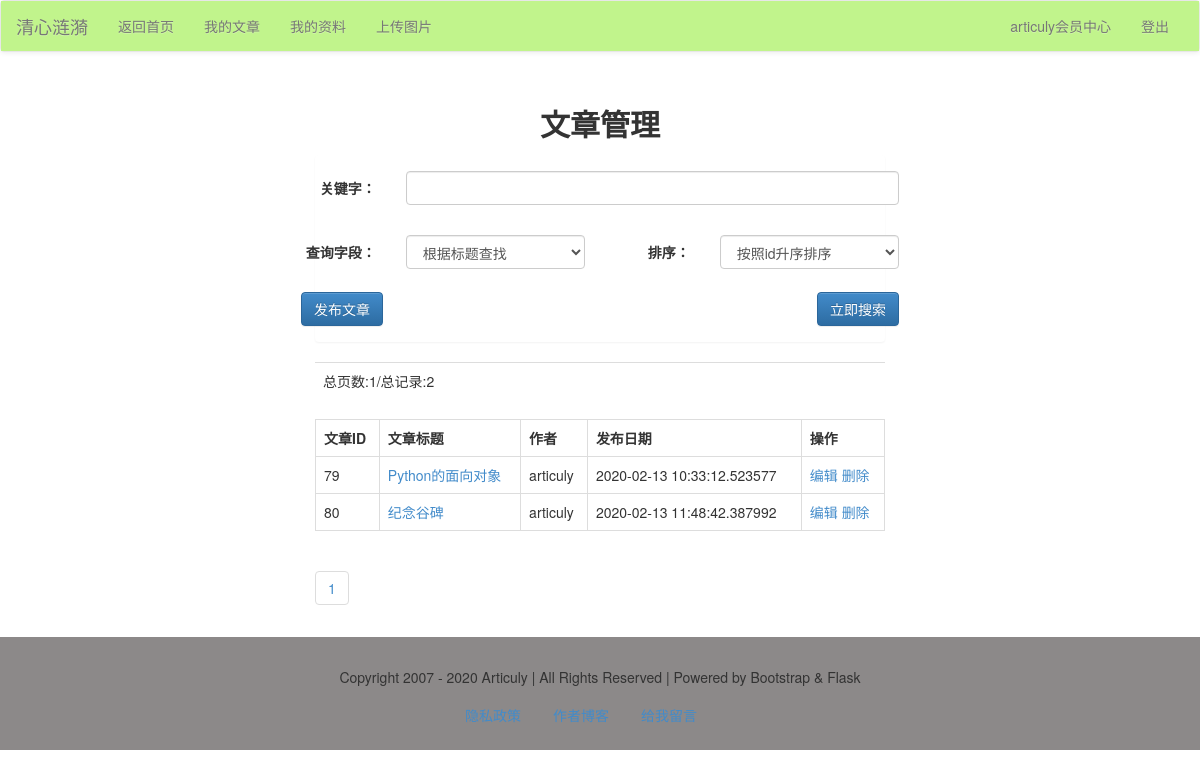
/member/article/list (signed in), run on the app's committed database.
### models.py (models this page shows)
class Article(db.Model):
    id = db.Column(db.Integer, primary_key=True)
    title = db.Column(db.String)
    intro = db.Column(db.String)
    author = db.Column(db.String)
    content = db.Column(db.Text)
    pubdate = db.Column(db.DateTime, default=datetime.now)
    cate_id = db.Column(db.Integer, db.ForeignKey('category.cate_id'))

### member/articles.py (the view)
@member_app.route("/article/list/<int:page>", methods=['get', 'post'])
@member_app.route("/article/list", defaults={"page": 1}, methods=['get', 'post'])
def article_list(page):
    if request.method == 'POST':
        q = request.form['q']
        condition = {request.form['field']: q}
        if request.form['field'] == 'title':
            condition = Article.title.like('%%%s%%' % q)
        else:
            condition = Article.content.like('%%%s%%' % q)
        if request.form['order'] == '1':
            order = Article.id.asc()
        else:
            order = Article.id.desc()
        res = Article.query.filter(Article.author == session['user']).filter(condition).order_by(order).paginate(page,
                                                                                                                 10)
    else:
        res = Article.query.filter(Article.author == session['user']).paginate(page, 10)
    articles = res.items
    pageList = res.iter_pages()
    total = res.total
    pages = res.pages
    return render_template("member/article/article_list.html", articles=articles, pageList=pageList, total=total,
                           pages=pages)

### app.py (called while the page is built)
@app.context_processor
def account():
    username = session.get('user')
    return {'username': username}

@app.context_processor
def getCateList():
    cates = Category.query.all()
    return {'cates': cates}

### libs.py (called while the page is built)
def login_required(func):
    @wraps(func)
    def decorator_nest(*args, **kwargs):
        if not 'user' in session:
            return redirect(url_for('login'))
        else:
            print(func)
            return func(*args, **kwargs)
    return decorator_nest

### member/member_app.py (called while the page is built)
@member_app.before_request
@login_required
def is_login():
    print(session['user'])

### templates/member/article/article_list.html (shortened to what this page needs)
{% extends "member/member_base.html" %}
{% block content %}
    <div class="container-fluid">
        <div class="row">
            <div class="main col-lg-6 col-lg-offset-3 col-md-8 col-md-offset-2 col-sm-10 col-sm-offset-1 col-xs-12">
                <h2 class="text-center"><b>文章管理</b></h2>
                <div class="panel">
                    <form action="" method="post" class="form-horizontal">
                        <div class="row">
                            <div class="form-group">
                                <div class="col-xs-2 text-right">
                                    <label for="q" class="control-label">关键字：</label>
                                </div>
                                <div class="col-xs-10">
                                    <input type="text" name="q" class="form-control">
                                </div>
                            </div>
                        </div>
                        <div class="row">
                            <div class="form-group">
                                <div class="col-xs-2 text-right">
                                    <label for="field" class="control-label">查询字段：</label>
                                </div>
                                <div class="col-xs-4">
                                    <select name="field" class="form-control">
                                        <option value="title">根据标题查找</option>
                                    </select>
                                </div>
                                <div class="col-xs-2 text-right">
                                    <label for="排序" class="control-label">排序：</label>
                                </div>
                                <div class="col-xs-4">
                                    <select name="order" class="form-control">
                                        <option value="1" checked>按照id升序排序</option>
                                    </select>
                                </div>
                            </div>
                        </div>
                        <div class="form-group ">
                            <a href="{{ url_for("member_app.article_post") }}"><input type="button" name="post"
                                                                                      class="btn btn-primary"
                                                                                      value="发布文章"></a>
                            <input type="submit" name="search" class="btn btn-primary pull-right" value="立即搜索">
                        </div>
                    </form>
                </div>
                <table class="table">
                    <tr>
                        <td>总页数:{{ pages }}/总记录:{{ total }}</td>
                    </tr>
                </table>
                <table class="table table-bordered">
                    <tr>
                        <th>文章ID</th>
                        <th>文章标题</th>
                        <th>作者</th>
                        <th>发布日期</th>
                        <th>操作</th>
                    </tr>
                    {% for article in articles %}
                        <tr>
                            <td>{{ article.id }}</td>
                            <td>
                                <a href="{{ url_for("article_app.view", article_id=article.id) }}">{{ article.title }}</a>
                            </td>
                            <td>{{ article.author }}</td>
                            <td>{{ article.pubdate }}</td>
                            <td>
                                <a href="{{ url_for("member_app.article_edit", article_id=article.id) }}">编辑</a>
                                <a href="{{ url_for("member_app.article_delete", article_id=article.id) }}">删除</a>
                            </td>
                        </tr>
                    {% endfor %}
                </table>
                <ul class="pagination">
                    {% for page in pageList %}
                        {% if page!=None %}
                            <li><a href="{{ url_for("member_app.article_list", page=page) }}">{{ page }}</a></li>
                        {% else %}
                            <li><a href="#">...</a></li>
                        {% endif %}
                    {% endfor %}
                </ul>
            </div>
        </div>
    </div>
{% endblock %}

### templates/member/member_base.html (style rules this page uses)
.row { margin-top: 15px; margin-bottom: 8px; }
.panel { margin-top: 15px; }

### data on the page
Article: id "79", title "Python的面向对象", author "articuly", pubdate "2020-02-13 10:33:12.523577"
Article: id "80", title "纪念谷碑", author "articuly", pubdate "2020-02-13 11:48:42.387992"

### other printed values
{{ username }} "articuly"
{{ pages }} "1"
{{ total }} "2"
{{ page }} "1"
